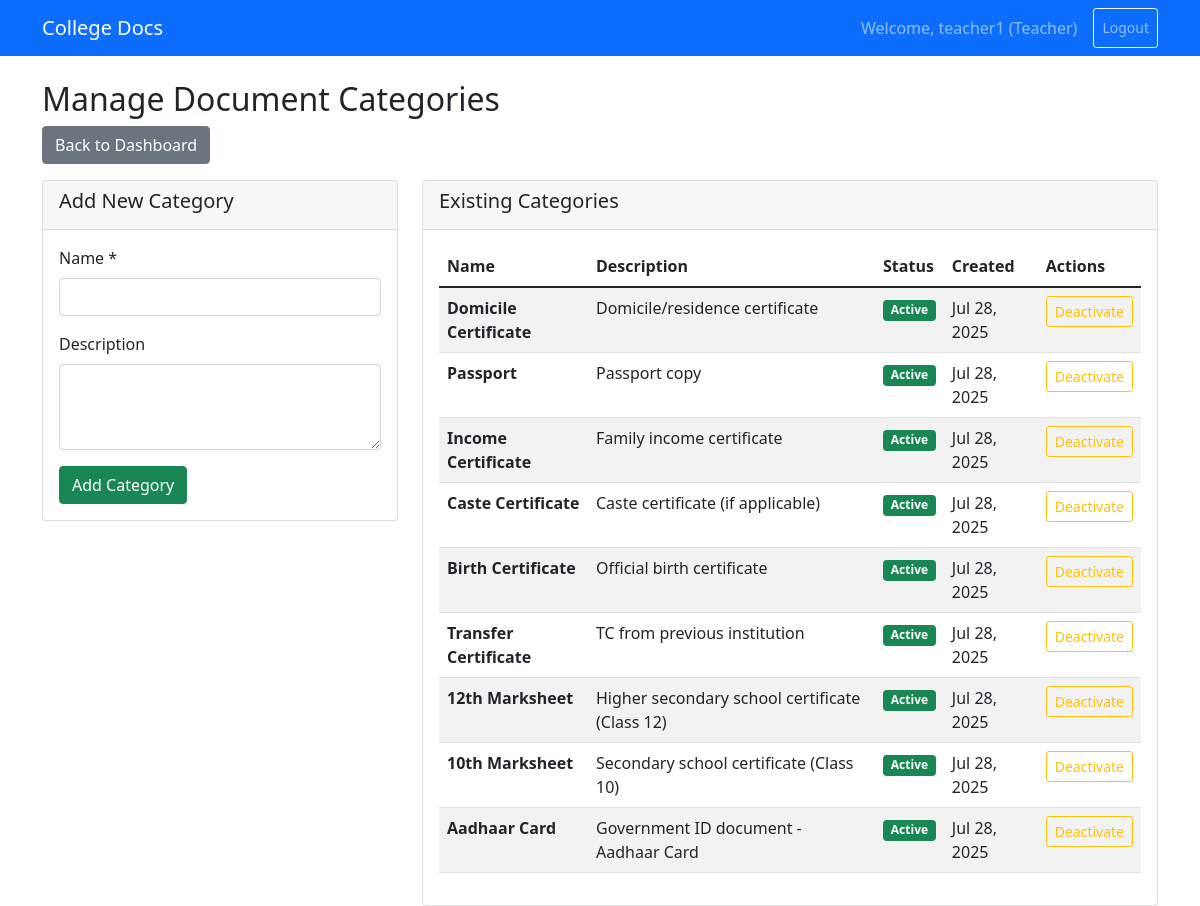
The page /categories/ (signed in) on the database its author committed.
### documents/models.py (models this page shows, shortened)
class UserProfile(models.Model):
    USER_TYPES = (
        ('student', 'Student'),
        ('teacher', 'Teacher'),
    )
    user = models.OneToOneField(User, on_delete=models.CASCADE)
    user_type = models.CharField(max_length=10, choices=USER_TYPES)
    roll_number = models.CharField(max_length=20, blank=True, null=True)

class DocumentCategory(models.Model):
    name = models.CharField(max_length=100, unique=True)
    description = models.TextField(blank=True)
    is_active = models.BooleanField(default=True)
    created_by = models.ForeignKey(User, on_delete=models.CASCADE)
    created_at = models.DateTimeField(auto_now_add=True)
    class Meta:
        verbose_name_plural = "Document Categories"

### documents/views.py (the view)
# urls.py: path('categories/', views.manage_categories, name='manage_categories'),
@login_required
def manage_categories(request):
    profile = get_object_or_404(UserProfile, user=request.user)
    if profile.user_type != 'teacher':
        messages.error(request, 'You do not have permission to access this page.')
        return redirect('dashboard')
    if request.method == 'POST':
        form = DocumentCategoryForm(request.POST)
        if form.is_valid():
            category = form.save(commit=False)
            category.created_by = request.user
            category.save()
            messages.success(request, 'Category added successfully!')
            return redirect('manage_categories')
        else:            messages.error(request, 'Please correct the errors below.')
    else:
        form = DocumentCategoryForm()
    categories = DocumentCategory.objects.all().order_by('-created_at')
    context = {
        'form': form,
        'categories': categories,
    }
    return render(request, 'manage_categories.html', context)

### documents/forms.py
class DocumentCategoryForm(forms.ModelForm):
    class Meta:
        model = DocumentCategory
        fields = ['name', 'description']
        widgets = {
            'name': forms.TextInput(attrs={'class': 'form-control'}),
            'description': forms.Textarea(attrs={
                'class': 'form-control',
                'rows': 3
            }),
        }

### templates/manage_categories.html (shortened to what this page needs)
{% extends 'base.html' %}
{% block content %}
<div class="row">
    <div class="col-12">
        <h2>Manage Document Categories</h2>
        <a href="{% url 'dashboard' %}" class="btn btn-secondary mb-3">Back to Dashboard</a>
    </div>
</div>
<div class="row">
    <div class="col-md-4">
        <div class="card">
            <div class="card-header">
                <h5>Add New Category</h5>
            </div>
            <div class="card-body">
                <form method="post">
                    <div class="mb-3">
                        <label class="form-label">Name *</label>
                        {{ form.name }}
                    </div>
                    <div class="mb-3">
                        <label class="form-label">Description</label>
                        {{ form.description }}
                    </div>
                    <button type="submit" class="btn btn-success">Add Category</button>
                </form>
            </div>
        </div>
    </div>
    <div class="col-md-8">
        <div class="card">
            <div class="card-header">
                <h5>Existing Categories</h5>
            </div>
            <div class="card-body">
                {% if categories %}
                    <div class="table-responsive">
                        <table class="table table-striped">
                            <thead>
                                <tr>
                                    <th>Name</th>
                                    <th>Description</th>
                                    <th>Status</th>
                                    <th>Created</th>
                                    <th>Actions</th>
                                </tr>
                            </thead>
                            <tbody>
                                {% for category in categories %}
                                <tr>
                                    <td><strong>{{ category.name }}</strong></td>
                                    <td>{{ category.description|default:"-" }}</td>
                                    <td>
                                        <span class="badge bg-{% if category.is_active %}success{% else %}secondary{% endif %}">
                                            {% if category.is_active %}Active{% else %}Inactive{% endif %}
                                        </span>
                                    </td>
                                    <td>{{ category.created_at|date:"M d, Y" }}</td>
                                    <td>
                                        <a href="{% url 'toggle_category' category.id %}"
                                           class="btn btn-sm btn-outline-{% if category.is_active %}warning{% else %}success{% endif %}">
                                            {% if category.is_active %}Deactivate{% else %}Activate{% endif %}
                                        </a>
                                    </td>
                                </tr>
                                {% endfor %}
                            </tbody>
                        </table>
                    </div>
                {% else %}
                    <div class="alert alert-info">
                        <p class="mb-0">No categories found. Add your first category using the form on the left.</p>
                    </div>
                {% endif %}
            </div>
        </div>
    </div>
</div>
{% endblock %}

### templates/base.html (shortened to what this page needs)
<!DOCTYPE html>
<html lang="en">
<head>
    <link href="https://cdn.jsdelivr.net/npm/bootstrap@5.1.3/dist/css/bootstrap.min.css" rel="stylesheet">
</head>
<body>
    <nav class="navbar navbar-expand-lg navbar-dark bg-primary">
        <div class="container">
            <a class="navbar-brand" href="{% url 'dashboard' %}">College Docs</a>
            {% if user.is_authenticated %}
            <div class="navbar-nav ms-auto">
                <span class="navbar-text me-3">
                    Welcome, {{ user.username }}
                    {% if user.userprofile %}
                        ({{ user.userprofile.user_type|title }})
                    {% endif %}
                </span>
                <a class="nav-link btn btn-outline-light btn-sm" href="{% url 'logout' %}">Logout</a>
            </div>
            {% endif %}
        </div>
    </nav>
    <div class="container mt-4">
        {% block content %}
        {% endblock %}
    </div>
</body>
</html>

### rows shown on the page
DocumentCategory: name "Domicile Certificate", description "Domicile/residence certificate", is_active "Active", created_at "Jul 28, 2025"
DocumentCategory: name "Passport", description "Passport copy", is_active "Active", created_at "Jul 28, 2025"
DocumentCategory: name "Income Certificate", description "Family income certificate", is_active "Active", created_at "Jul 28, 2025"
DocumentCategory: name "Caste Certificate", description "Caste certificate (if applicable)", is_active "Active", created_at "Jul 28, 2025"
DocumentCategory: name "Birth Certificate", description "Official birth certificate", is_active "Active", created_at "Jul 28, 2025"
DocumentCategory: name "Transfer Certificate", description "TC from previous institution", is_active "Active", created_at "Jul 28, 2025"
DocumentCategory: name "12th Marksheet", description "Higher secondary school certificate (Class 12)", is_active "Active", created_at "Jul 28, 2025"
DocumentCategory: name "10th Marksheet", description "Secondary school certificate (Class 10)", is_active "Active", created_at "Jul 28, 2025"
DocumentCategory: name "Aadhaar Card", description "Government ID document - Aadhaar Card", is_active "Active", created_at "Jul 28, 2025"

### other values the page prints
{{ user.username }} "teacher1"
{{ user.userprofile.user_type|title }} "Teacher"
